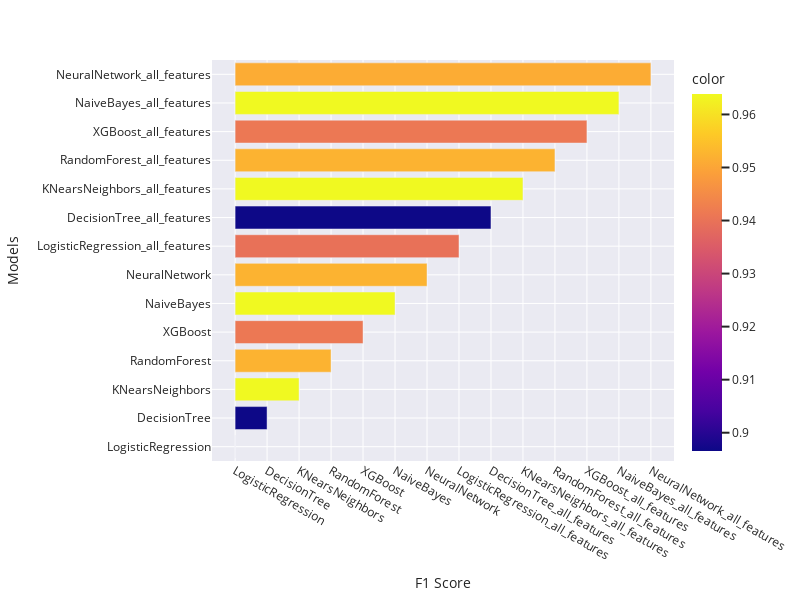

Notebook source saved alongside this figure:
### Code cell
# f1_score
fig = px.bar(
    x = df_eval.iloc[:14,0].values, 
    y = models, 
    orientation = 'h',
    color = df_eval['f1_score'].iloc[:14], 
    color_continuous_scale = 'Plasma',
    template = "seaborn"
)
fig.update_layout(
    width=800, 
    height=600,
    xaxis=dict(title='F1 Score'),
    yaxis=dict(title="Models")
)
fig.show()

### Figure 1 — Plotly figure (JSON) as saved in the notebook; plotly's stock layout.template omitted (floating-point values rounded to 4 significant figures)
{"data": [{"alignmentgroup": "True", "hovertemplate": "x=%{x}<br>y=%{y}<br>color=%{marker.color}<extra></extra>", "legendgroup": "", "marker": {"color": [0.9524, 0.8966, 0.9639, 0.9524, 0.9412, 0.9639, 0.9524, 0.9398, 0.8966, 0.9639, 0.9524, 0.9412, 0.9639, 0.9512], "coloraxis": "coloraxis", "pattern": {"shape": ""}}, "name": "", "offsetgroup": "", "orientation": "h", "showlegend": false, "textposition": "auto", "type": "bar", "x": ["LogisticRegression", "DecisionTree", "KNearsNeighbors", "RandomForest", "XGBoost", "NaiveBayes", "NeuralNetwork", "LogisticRegression_all_features", "DecisionTree_all_features", "KNearsNeighbors_all_features", "RandomForest_all_features", "XGBoost_all_features", "NaiveBayes_all_features", "NeuralNetwork_all_features"], "xaxis": "x", "y": ["LogisticRegression", "DecisionTree", "KNearsNeighbors", "RandomForest", "XGBoost", "NaiveBayes", "NeuralNetwork", "LogisticRegression_all_features", "DecisionTree_all_features", "KNearsNeighbors_all_features", "RandomForest_all_features", "XGBoost_all_features", "NaiveBayes_all_features", "NeuralNetwork_all_features"], "yaxis": "y"}], "layout": {"barmode": "relative", "coloraxis": {"colorbar": {"title": {"text": "color"}}, "colorscale": [[0, "#0d0887"], [0.1111, "#46039f"], [0.2222, "#7201a8"], [0.3333, "#9c179e"], [0.4444, "#bd3786"], [0.5556, "#d8576b"], [0.6667, "#ed7953"], [0.7778, "#fb9f3a"], [0.8889, "#fdca26"], [1, "#f0f921"]]}, "height": 600, "legend": {"tracegroupgap": 0}, "margin": {"t": 60}, "width": 800, "xaxis": {"anchor": "y", "domain": [0, 1], "title": {"text": "F1 Score"}}, "yaxis": {"anchor": "x", "domain": [0, 1], "title": {"text": "Models"}}}}
